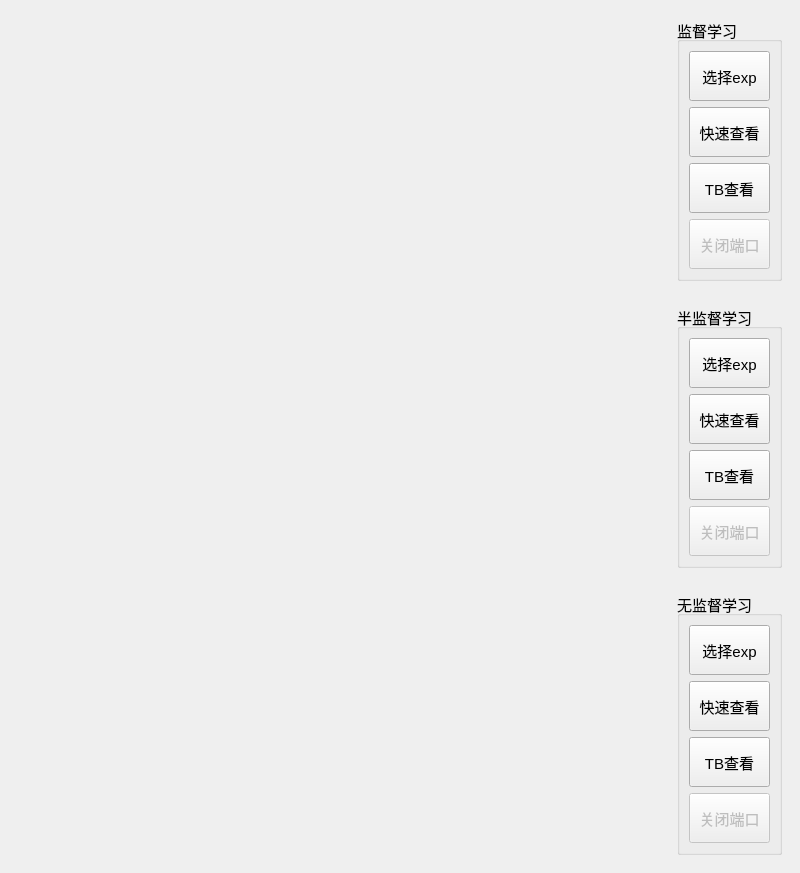
<?xml version="1.0" encoding="UTF-8"?>
<ui version="4.0">
 <class>MainWindow</class>
 <widget class="QMainWindow" name="MainWindow">
  <property name="geometry">
   <rect>
    <x>0</x>
    <y>0</y>
    <width>800</width>
    <height>800</height>
   </rect>
  </property>
  <property name="windowTitle">
   <string>后处理</string>
  </property>
  <widget class="QWidget" name="centralwidget">
   <layout class="QVBoxLayout" name="verticalLayout">
    <item>
     <layout class="QGridLayout" name="gridLayout">
      <item row="1" column="0">
       <widget class="QWidget" name="semi_sup_widget" native="true">
        <property name="sizePolicy">
         <sizepolicy hsizetype="Expanding" vsizetype="Preferred">
          <horstretch>0</horstretch>
          <verstretch>0</verstretch>
         </sizepolicy>
        </property>
        <property name="minimumSize">
         <size>
          <width>500</width>
          <height>250</height>
         </size>
        </property>
        <property name="maximumSize">
         <size>
          <width>10000</width>
          <height>10000</height>
         </size>
        </property>
        <layout class="QVBoxLayout" name="semi_sup_Layout"/>
       </widget>
      </item>
      <item row="2" column="1">
       <widget class="QWidget" name="widget" native="true">
        <layout class="QVBoxLayout" name="verticalLayout_2">
         <item>
          <widget class="QGroupBox" name="groupBox_3">
           <property name="font">
            <font>
             <pointsize>11</pointsize>
            </font>
           </property>
           <property name="title">
            <string>无监督学习</string>
           </property>
           <layout class="QVBoxLayout" name="verticalLayout_7">
            <item>
             <widget class="QPushButton" name="choice_unsup">
              <property name="sizePolicy">
               <sizepolicy hsizetype="Minimum" vsizetype="Fixed">
                <horstretch>0</horstretch>
                <verstretch>0</verstretch>
               </sizepolicy>
              </property>
              <property name="minimumSize">
               <size>
                <width>80</width>
                <height>50</height>
               </size>
              </property>
              <property name="text">
               <string>选择exp</string>
              </property>
             </widget>
            </item>
            <item>
             <widget class="QPushButton" name="unsup_btn">
              <property name="minimumSize">
               <size>
                <width>80</width>
                <height>50</height>
               </size>
              </property>
              <property name="text">
               <string>快速查看</string>
              </property>
             </widget>
            </item>
            <item>
             <widget class="QPushButton" name="unsup_tb">
              <property name="minimumSize">
               <size>
                <width>80</width>
                <height>50</height>
               </size>
              </property>
              <property name="text">
               <string>TB查看</string>
              </property>
             </widget>
            </item>
            <item>
             <widget class="QPushButton" name="unsup_tb_close">
              <property name="enabled">
               <bool>false</bool>
              </property>
              <property name="minimumSize">
               <size>
                <width>80</width>
                <height>50</height>
               </size>
              </property>
              <property name="text">
               <string>关闭端口</string>
              </property>
             </widget>
            </item>
           </layout>
          </widget>
         </item>
        </layout>
       </widget>
      </item>
      <item row="2" column="0">
       <widget class="QWidget" name="unsup_widget" native="true">
        <property name="sizePolicy">
         <sizepolicy hsizetype="Expanding" vsizetype="Preferred">
          <horstretch>0</horstretch>
          <verstretch>0</verstretch>
         </sizepolicy>
        </property>
        <property name="minimumSize">
         <size>
          <width>500</width>
          <height>250</height>
         </size>
        </property>
        <property name="maximumSize">
         <size>
          <width>10000</width>
          <height>10000</height>
         </size>
        </property>
        <layout class="QVBoxLayout" name="unsup_Layout"/>
       </widget>
      </item>
      <item row="0" column="0">
       <widget class="QWidget" name="sup_widght" native="true">
        <property name="sizePolicy">
         <sizepolicy hsizetype="Expanding" vsizetype="Preferred">
          <horstretch>0</horstretch>
          <verstretch>0</verstretch>
         </sizepolicy>
        </property>
        <property name="minimumSize">
         <size>
          <width>500</width>
          <height>250</height>
         </size>
        </property>
        <property name="maximumSize">
         <size>
          <width>100000</width>
          <height>100000</height>
         </size>
        </property>
        <layout class="QVBoxLayout" name="sup_Layout"/>
       </widget>
      </item>
      <item row="1" column="1">
       <widget class="QWidget" name="widget_2" native="true">
        <layout class="QVBoxLayout" name="verticalLayout_3">
         <item>
          <widget class="QGroupBox" name="groupBox_2">
           <property name="font">
            <font>
             <pointsize>11</pointsize>
            </font>
           </property>
           <property name="title">
            <string>半监督学习</string>
           </property>
           <layout class="QVBoxLayout" name="verticalLayout_6">
            <item>
             <widget class="QPushButton" name="choice_semi_sup">
              <property name="minimumSize">
               <size>
                <width>80</width>
                <height>50</height>
               </size>
              </property>
              <property name="text">
               <string>选择exp</string>
              </property>
             </widget>
            </item>
            <item>
             <widget class="QPushButton" name="semi_sup_btn">
              <property name="minimumSize">
               <size>
                <width>80</width>
                <height>50</height>
               </size>
              </property>
              <property name="text">
               <string>快速查看</string>
              </property>
             </widget>
            </item>
            <item>
             <widget class="QPushButton" name="semisup_tb">
              <property name="minimumSize">
               <size>
                <width>80</width>
                <height>50</height>
               </size>
              </property>
              <property name="text">
               <string>TB查看</string>
              </property>
             </widget>
            </item>
            <item>
             <widget class="QPushButton" name="semisup_tb_close">
              <property name="enabled">
               <bool>false</bool>
              </property>
              <property name="minimumSize">
               <size>
                <width>80</width>
                <height>50</height>
               </size>
              </property>
              <property name="text">
               <string>关闭端口</string>
              </property>
             </widget>
            </item>
           </layout>
          </widget>
         </item>
        </layout>
       </widget>
      </item>
      <item row="0" column="1">
       <widget class="QWidget" name="widget_3" native="true">
        <layout class="QVBoxLayout" name="verticalLayout_4">
         <item>
          <widget class="QGroupBox" name="groupBox">
           <property name="font">
            <font>
             <pointsize>11</pointsize>
            </font>
           </property>
           <property name="title">
            <string>监督学习</string>
           </property>
           <layout class="QVBoxLayout" name="verticalLayout_5">
            <item>
             <widget class="QPushButton" name="choice_sup">
              <property name="minimumSize">
               <size>
                <width>80</width>
                <height>50</height>
               </size>
              </property>
              <property name="text">
               <string>选择exp</string>
              </property>
             </widget>
            </item>
            <item>
             <widget class="QPushButton" name="sup_btn">
              <property name="sizePolicy">
               <sizepolicy hsizetype="Minimum" vsizetype="Fixed">
                <horstretch>0</horstretch>
                <verstretch>0</verstretch>
               </sizepolicy>
              </property>
              <property name="minimumSize">
               <size>
                <width>80</width>
                <height>50</height>
               </size>
              </property>
              <property name="text">
               <string>快速查看</string>
              </property>
             </widget>
            </item>
            <item>
             <widget class="QPushButton" name="sup_tb">
              <property name="minimumSize">
               <size>
                <width>80</width>
                <height>50</height>
               </size>
              </property>
              <property name="text">
               <string>TB查看</string>
              </property>
             </widget>
            </item>
            <item>
             <widget class="QPushButton" name="sup_tb_close">
              <property name="enabled">
               <bool>false</bool>
              </property>
              <property name="minimumSize">
               <size>
                <width>80</width>
                <height>50</height>
               </size>
              </property>
              <property name="text">
               <string>关闭端口</string>
              </property>
             </widget>
            </item>
           </layout>
          </widget>
         </item>
        </layout>
       </widget>
      </item>
     </layout>
    </item>
   </layout>
  </widget>
 </widget>
 <resources/>
 <connections/>
</ui>
